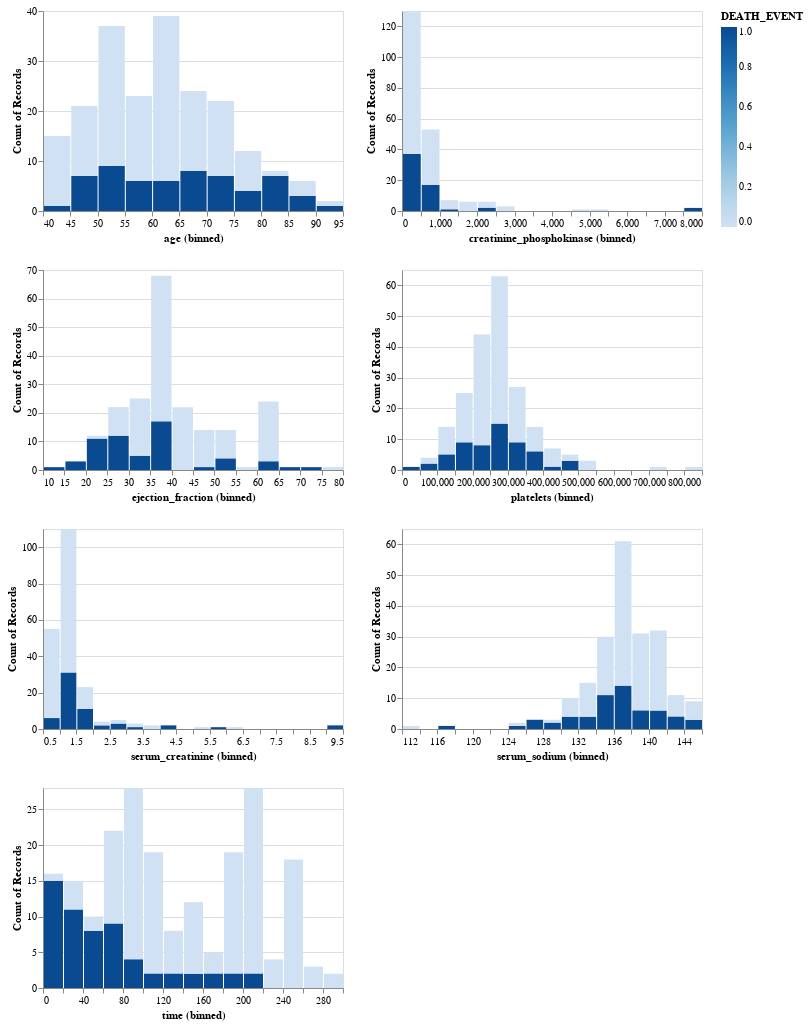

Write notebook code for a chart like this one.
### Code cell
numeric_cols=['age','creatinine_phosphokinase','ejection_fraction','platelets','serum_creatinine', 'serum_sodium','time']
plot = alt.Chart(train_df).mark_bar().encode(
     alt.X(alt.repeat(), type="quantitative", bin=alt.Bin(maxbins=20)),
     alt.Y("count()"),
     color ='DEATH_EVENT'
     ).properties(
    width=300,
    height=200).repeat(numeric_cols, columns = 2)

plot

### Figure 1 — Vega-Lite specification as saved in the notebook (floating-point values rounded to 4 significant figures; data arrays with more than 128 entries replaced by an {"elided": "..."} marker saying what was removed)
{"$schema": "https://vega.github.io/schema/vega-lite/v4.8.1.json", "columns": 2, "config": {"view": {"continuousHeight": 300, "continuousWidth": 400}}, "datasets": {"data-3b4e45c2e32fcd814cb34bbdd69d6a39": {"elided": "209 records"}}, "repeat": ["age", "creatinine_phosphokinase", "ejection_fraction", "platelets", "serum_creatinine", "serum_sodium", "time"], "spec": {"data": {"name": "data-3b4e45c2e32fcd814cb34bbdd69d6a39"}, "encoding": {"color": {"field": "DEATH_EVENT", "type": "quantitative"}, "x": {"bin": {"maxbins": 20}, "field": {"repeat": "repeat"}, "type": "quantitative"}, "y": {"aggregate": "count", "type": "quantitative"}}, "height": 200, "mark": "bar", "width": 300}}
